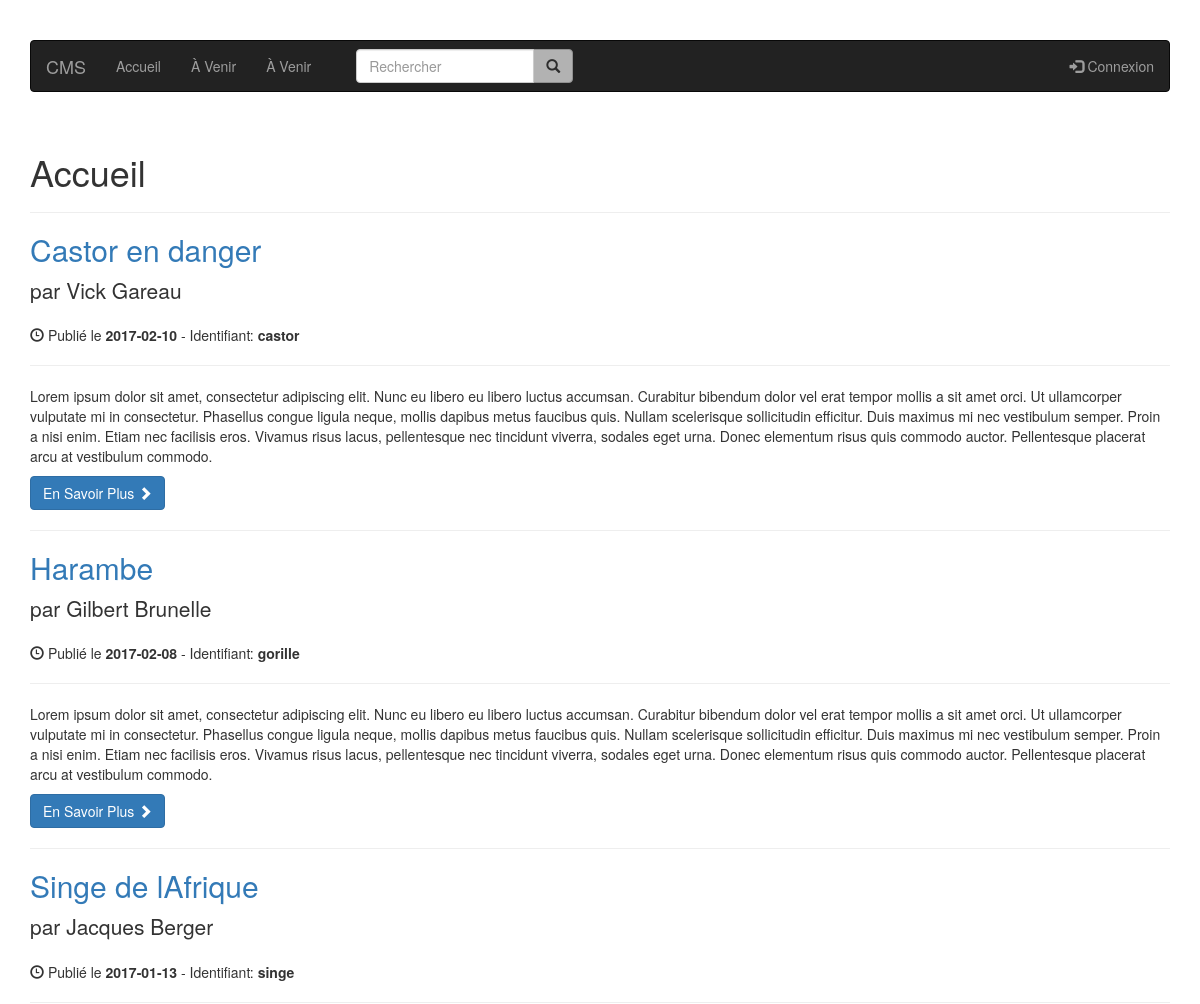
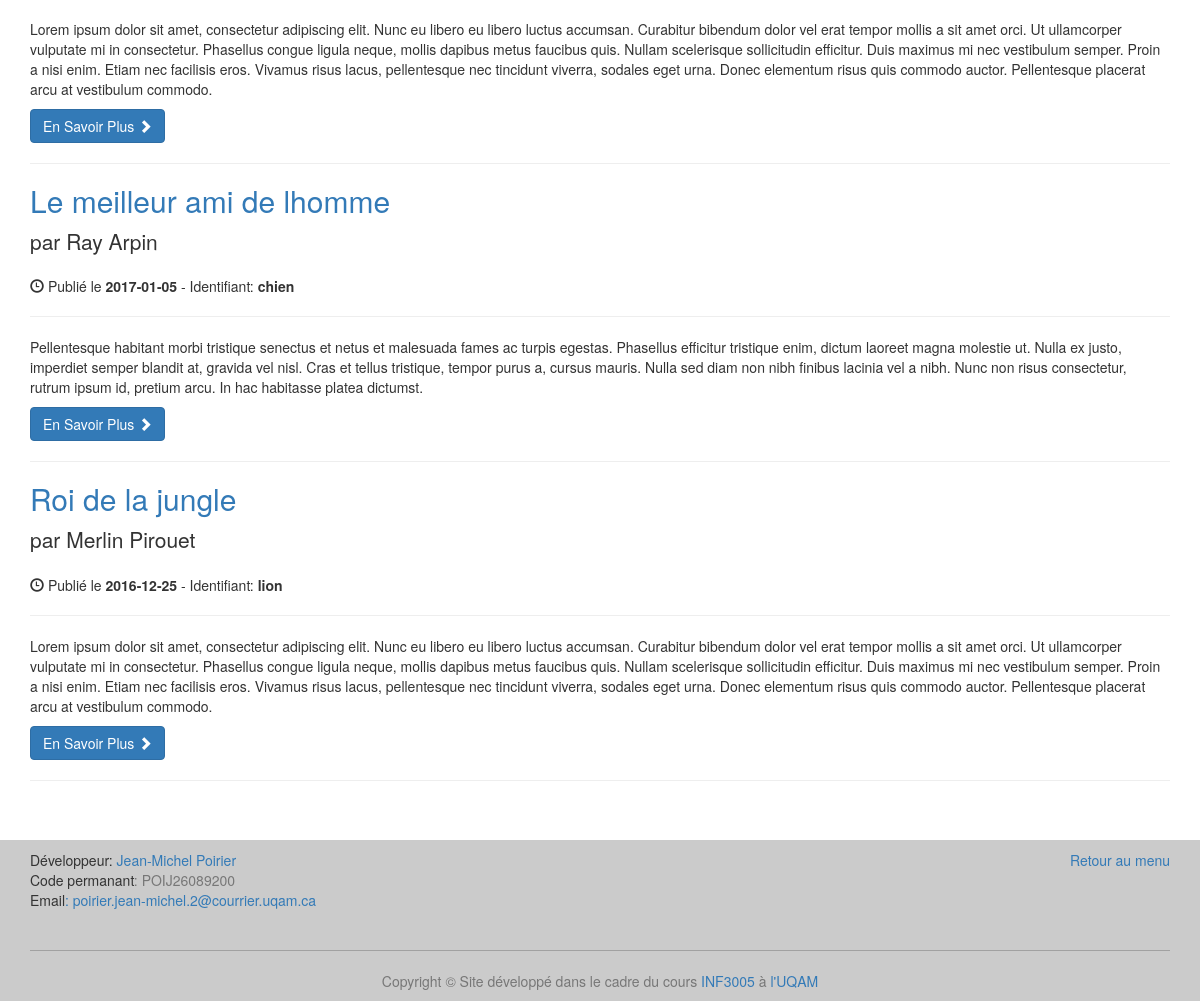
/, run on an earlier commit of the app's database (2 pictures, top to bottom).
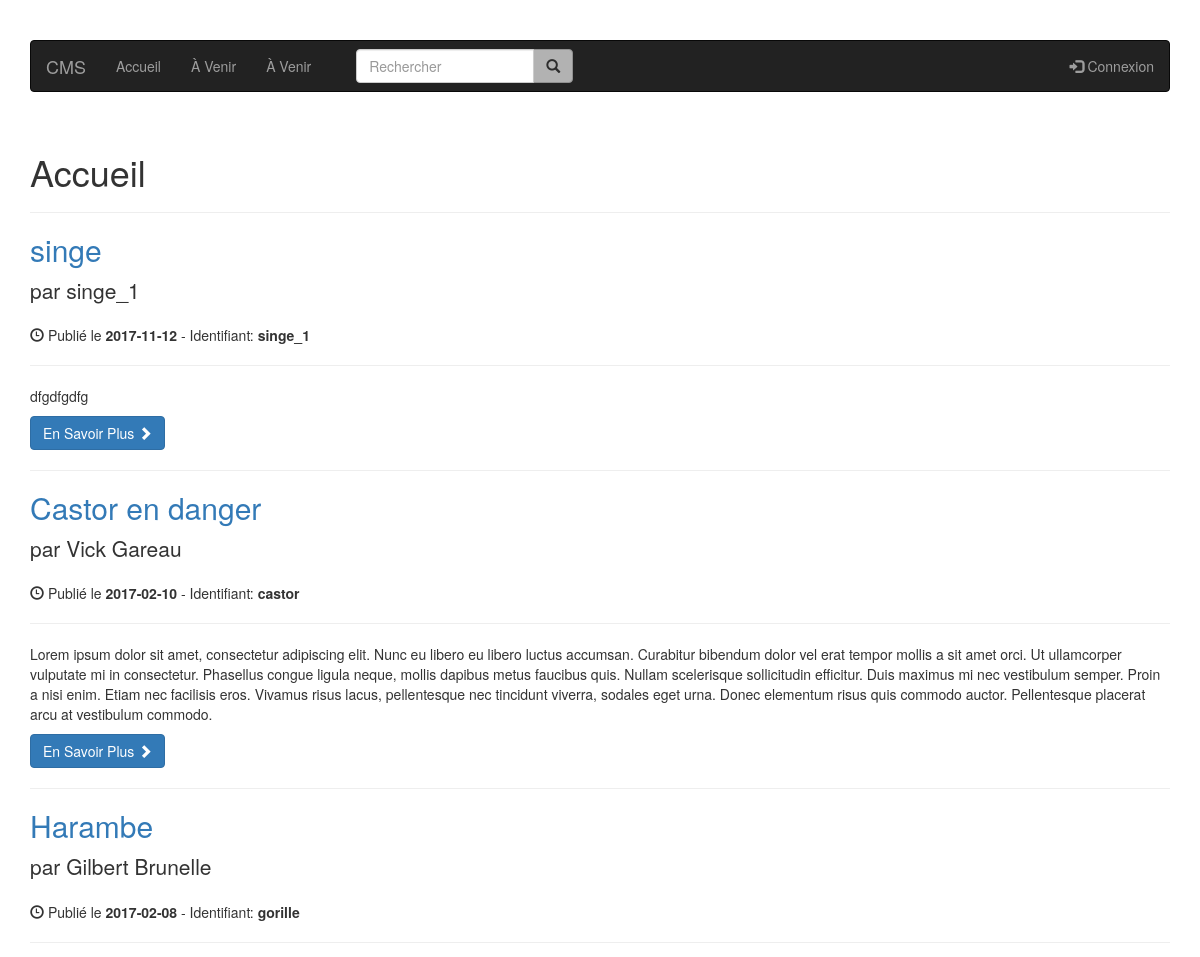
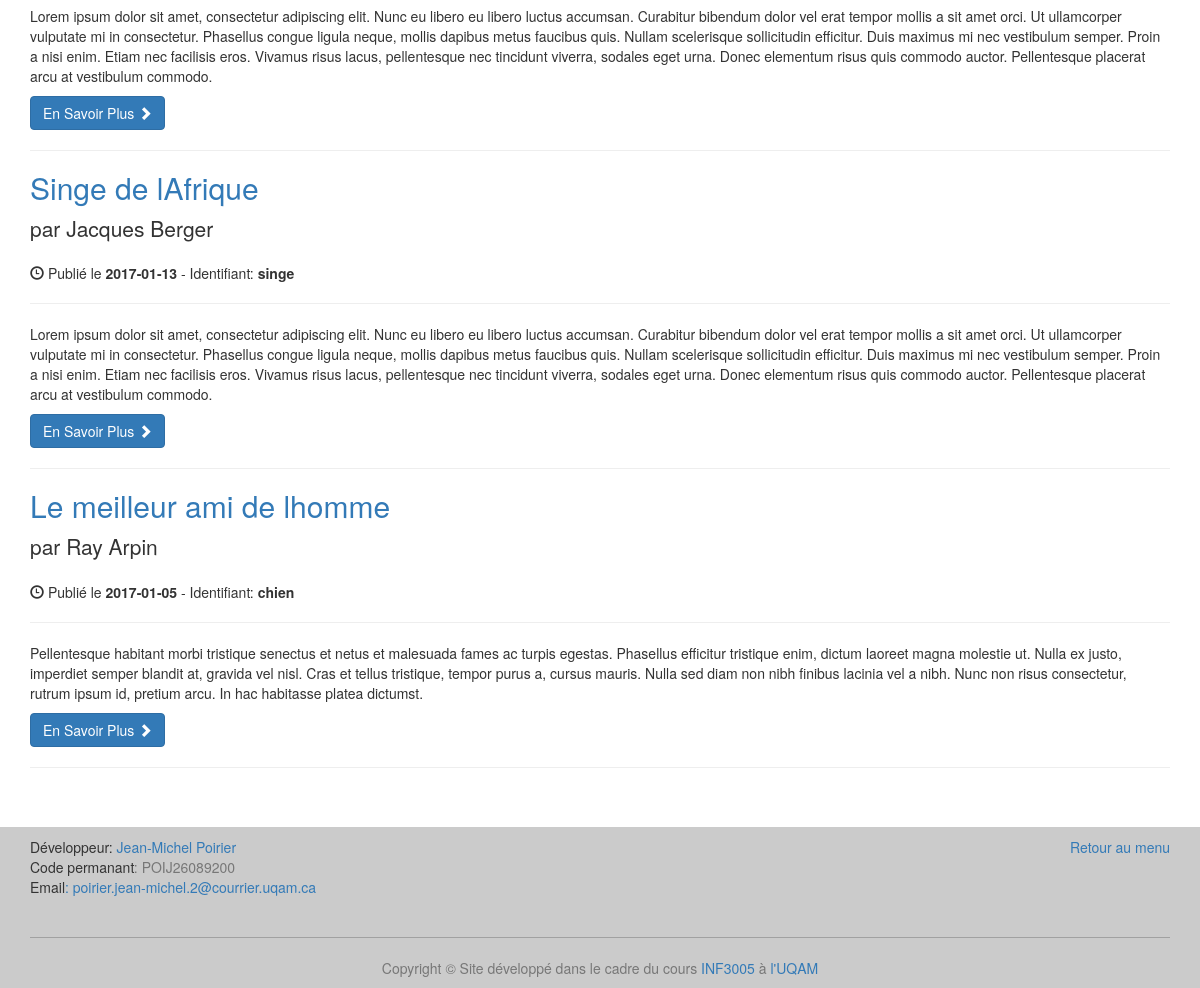
And on a later commit of the database (2 pictures, top to bottom).
### tables this page shows
CREATE TABLE article (
  id integer primary key,
  titre varchar(100),
  identifiant varchar(50),
  auteur varchar(100),
  date_publication text,
  paragraphe varchar(500)
);

### index.py (the view)
@app.route('/')
def start_page():
    publications = get_db().get_cinq_last_publications()
    username = username_session()
    return render_template('accueil.html', publications=publications, username=username)

### article.py (called while the page is built)
    def get_cinq_last_publications(self):
        cursor = self.get_connection_row().cursor()
        cursor.execute("SELECT * FROM article "
                       "WHERE date_publication < date('now') "
                       "ORDER BY date_publication DESC")
        publications = cursor.fetchmany(5)
        return publications

### database.py (called while the page is built)
    def get_connection_row(self):
        if self.connection is None:
            self.connection = sqlite3.connect('db/db.db')
            self.connection.row_factory = sqlite3.Row
        return self.connection

    def disconnect(self):
        if self.connection is not None:
            self.connection.close()

### index.py (called while the page is built)
def get_db():
    db = getattr(g, '_database', None)
    if db is None:
        g._database = Users()
    return g._database

@app.teardown_appcontext
def close_connection(exception):
    db = getattr(g, '_database', None)
    if db is not None:
        db.disconnect()

def username_session():
    username = None
    if "id" in session:
        username = get_db().get_session(session["id"])
    return username

### templates/accueil.html (shortened to what this page needs)
{% extends "layout.html" %}
{% block content %}
    <h1>Accueil</h1>
    <hr class="divider">
    {% for publication in publications %}
        <h2>
            <a href="/article/{{ publication["identifiant"] }}">{{ publication["titre"] }}</a>
        </h2>
        <p class="lead">
            par {{ publication['auteur'] }}
        </p>
        <p><span class="glyphicon glyphicon-time"></span> Publié le <strong>{{ publication["date_publication"] }}</strong> - Identifiant: <strong>{{ publication["identifiant"] }}</strong></p>
        <hr>
        <p>{{ publication['paragraphe' ]}}</p>
        <a class="btn btn-primary" href="/article/{{ publication["identifiant"] }}">En Savoir Plus <span class="glyphicon glyphicon-chevron-right"></span></a>
        <hr>
    {% endfor %}
{% endblock %}

What changed in the data, as far as the page shows it:
no longer on this page (row unchanged): article: titre "Roi de la jungle", auteur "Merlin Pirouet", date_publication "2016-12-25", identifiant "lion", paragraphe "Lorem ipsum dolor sit amet, consectetur adipiscing elit. Nunc eu libero eu libero luctus accumsan. Curabitur bibendum dolor vel erat tempor mollis a sit amet orci. Ut ullamcorper vulputate mi in consectetur. Phasellus congue ligula neque, mollis dapibus metus faucibus quis. Nullam scelerisque sollicitudin efficitur. Duis maximus mi nec vestibulum semper. Proin a nisi enim. Etiam nec facilisis eros. Vivamus risus lacus, pellentesque nec tincidunt viverra, sodales eget urna. Donec elementum risus quis commodo auctor. Pellentesque placerat arcu at vestibulum commodo."
added article: titre "singe", auteur "singe_1", date_publication "2017-11-12", identifiant "singe_1", paragraphe "dfgdfgdfg"
